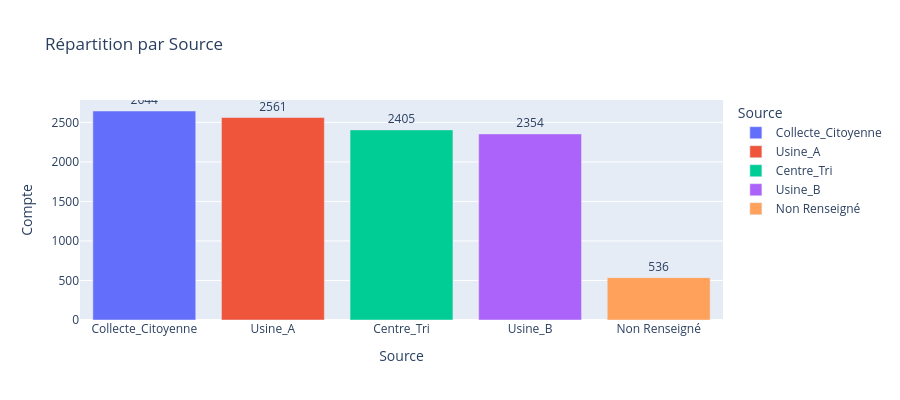

The code cell stored with this chart in its notebook:
### Markdown cell above
## Analyse de la colonne Source
Nous observons la répartition de la provenance (la source) des différentes matières collectées.

### Code cell
source_counts = df[SOURCE_COL].value_counts(dropna=False).reset_index()
source_counts.columns = [SOURCE_COL, 'Compte']
source_counts[SOURCE_COL] = source_counts[SOURCE_COL].fillna("Non Renseigné")

fig_source = px.bar(
    source_counts,
    x=SOURCE_COL, y='Compte',
    title="Répartition par Source",
    text='Compte',
    color=SOURCE_COL,
    height=400
)
fig_source.update_traces(textposition='outside')
fig_source.show()

### Figure 1 — Plotly figure (JSON) as saved in the notebook; plotly's stock layout.template omitted (floating-point values rounded to 4 significant figures)
{"data": [{"hovertemplate": "Source=%{x}<br>Compte=%{text}<extra></extra>", "legendgroup": "Collecte_Citoyenne", "marker": {"color": "#636efa", "pattern": {"shape": ""}}, "name": "Collecte_Citoyenne", "orientation": "v", "showlegend": true, "text": [2644.0], "textposition": "outside", "type": "bar", "x": ["Collecte_Citoyenne"], "xaxis": "x", "y": [2644], "yaxis": "y"}, {"hovertemplate": "Source=%{x}<br>Compte=%{text}<extra></extra>", "legendgroup": "Usine_A", "marker": {"color": "#EF553B", "pattern": {"shape": ""}}, "name": "Usine_A", "orientation": "v", "showlegend": true, "text": [2561.0], "textposition": "outside", "type": "bar", "x": ["Usine_A"], "xaxis": "x", "y": [2561], "yaxis": "y"}, {"hovertemplate": "Source=%{x}<br>Compte=%{text}<extra></extra>", "legendgroup": "Centre_Tri", "marker": {"color": "#00cc96", "pattern": {"shape": ""}}, "name": "Centre_Tri", "orientation": "v", "showlegend": true, "text": [2405.0], "textposition": "outside", "type": "bar", "x": ["Centre_Tri"], "xaxis": "x", "y": [2405], "yaxis": "y"}, {"hovertemplate": "Source=%{x}<br>Compte=%{text}<extra></extra>", "legendgroup": "Usine_B", "marker": {"color": "#ab63fa", "pattern": {"shape": ""}}, "name": "Usine_B", "orientation": "v", "showlegend": true, "text": [2354.0], "textposition": "outside", "type": "bar", "x": ["Usine_B"], "xaxis": "x", "y": [2354], "yaxis": "y"}, {"hovertemplate": "Source=%{x}<br>Compte=%{text}<extra></extra>", "legendgroup": "Non Renseigné", "marker": {"color": "#FFA15A", "pattern": {"shape": ""}}, "name": "Non Renseigné", "orientation": "v", "showlegend": true, "text": [536.0], "textposition": "outside", "type": "bar", "x": ["Non Renseigné"], "xaxis": "x", "y": [536], "yaxis": "y"}], "layout": {"barmode": "relative", "height": 400, "legend": {"title": {"text": "Source"}, "tracegroupgap": 0}, "title": {"text": "Répartition par Source"}, "xaxis": {"anchor": "y", "categoryarray": ["Collecte_Citoyenne", "Usine_A", "Centre_Tri", "Usine_B", "Non Renseigné"], "categoryorder": "array", "domain": [0, 1], "title": {"text": "Source"}}, "yaxis": {"anchor": "x", "domain": [0, 1], "title": {"text": "Compte"}}}}
